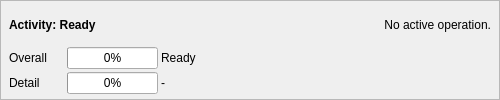
     <widget class="QFrame" name="activityStatusFrame">
      <property name="toolTip">
       <string>Global activity status. Overall tracks the complete operation or cvBasic queue; Detail tracks the current LIF trial/phase.</string>
      </property>
      <property name="frameShape">
       <enum>QFrame::StyledPanel</enum>
      </property>
      <property name="frameShadow">
       <enum>QFrame::Sunken</enum>
      </property>
      <layout class="QVBoxLayout" name="activityStatusVL">
       <property name="spacing">
        <number>3</number>
       </property>
       <property name="leftMargin">
        <number>8</number>
       </property>
       <property name="topMargin">
        <number>5</number>
       </property>
       <property name="rightMargin">
        <number>8</number>
       </property>
       <property name="bottomMargin">
        <number>5</number>
       </property>
       <item>
        <layout class="QHBoxLayout" name="activityHeaderHL">
         <item>
          <widget class="QLabel" name="activityTitleLB">
           <property name="font">
            <font>
             <weight>75</weight>
             <bold>true</bold>
            </font>
           </property>
           <property name="text">
            <string>Activity: Ready</string>
           </property>
          </widget>
         </item>
         <item>
          <spacer name="activityHeaderSpacer">
           <property name="orientation">
            <enum>Qt::Horizontal</enum>
           </property>
           <property name="sizeHint" stdset="0">
            <size>
             <width>40</width>
             <height>20</height>
            </size>
           </property>
          </spacer>
         </item>
         <item>
          <widget class="QLabel" name="activityStateLB">
           <property name="text">
            <string>No active operation.</string>
           </property>
           <property name="alignment">
            <set>Qt::AlignRight|Qt::AlignTrailing|Qt::AlignVCenter</set>
           </property>
          </widget>
         </item>
        </layout>
       </item>
       <item>
        <layout class="QGridLayout" name="activityProgressGL">
         <item row="0" column="0">
          <widget class="QLabel" name="activityOverallCaptionLB">
           <property name="minimumSize">
            <size>
             <width>55</width>
             <height>0</height>
            </size>
           </property>
           <property name="text">
            <string>Overall</string>
           </property>
          </widget>
         </item>
         <item row="0" column="1">
          <widget class="QProgressBar" name="activityOverallPB">
           <property name="value">
            <number>0</number>
           </property>
           <property name="format">
            <string>%p%</string>
           </property>
          </widget>
         </item>
         <item row="0" column="2">
          <widget class="QLabel" name="activityOverallStatusLB">
           <property name="minimumSize">
            <size>
             <width>330</width>
             <height>0</height>
            </size>
           </property>
           <property name="text">
            <string>Ready</string>
           </property>
           <property name="wordWrap">
            <bool>true</bool>
           </property>
          </widget>
         </item>
         <item row="1" column="0">
          <widget class="QLabel" name="activityDetailCaptionLB">
           <property name="text">
            <string>Detail</string>
           </property>
          </widget>
         </item>
         <item row="1" column="1">
          <widget class="QProgressBar" name="activityDetailPB">
           <property name="value">
            <number>0</number>
           </property>
           <property name="format">
            <string>%p%</string>
           </property>
          </widget>
         </item>
         <item row="1" column="2">
          <widget class="QLabel" name="activityDetailStatusLB">
           <property name="text">
            <string>-</string>
           </property>
           <property name="wordWrap">
            <bool>true</bool>
           </property>
          </widget>
         </item>
        </layout>
       </item>
      </layout>
     </widget>
